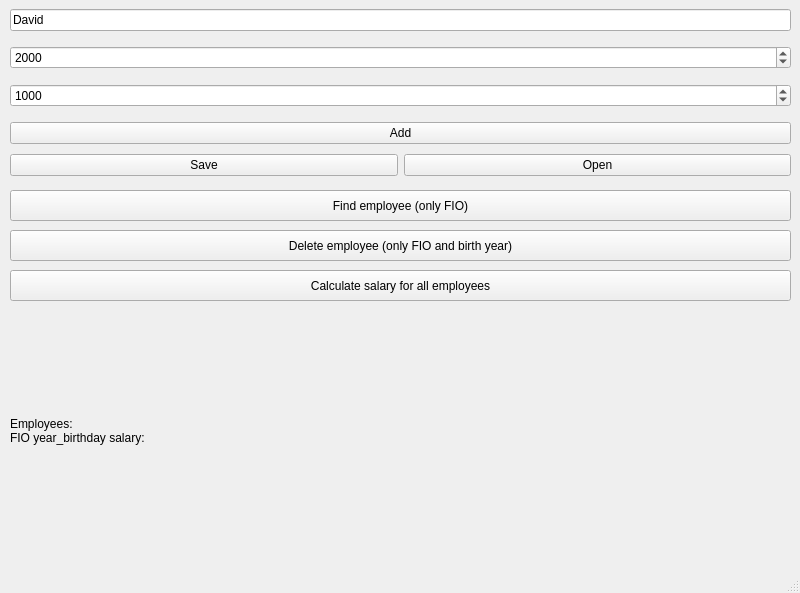
<?xml version="1.0" encoding="UTF-8"?>
<ui version="4.0">
 <class>MainWindow</class>
 <widget class="QMainWindow" name="MainWindow">
  <property name="geometry">
   <rect>
    <x>0</x>
    <y>0</y>
    <width>800</width>
    <height>593</height>
   </rect>
  </property>
  <property name="windowTitle">
   <string>MainWindow</string>
  </property>
  <widget class="QWidget" name="centralwidget">
   <widget class="QWidget" name="verticalLayoutWidget">
    <property name="geometry">
     <rect>
      <x>10</x>
      <y>0</y>
      <width>781</width>
      <height>155</height>
     </rect>
    </property>
    <layout class="QVBoxLayout" name="verticalLayout">
     <item>
      <widget class="QLineEdit" name="lineEdit_FIO">
       <property name="inputMask">
        <string/>
       </property>
       <property name="text">
        <string>David</string>
       </property>
       <property name="maxLength">
        <number>32767</number>
       </property>
       <property name="placeholderText">
        <string>FIO</string>
       </property>
      </widget>
     </item>
     <item>
      <widget class="QSpinBox" name="spinBoxYear_birthday">
       <property name="maximum">
        <number>999999999</number>
       </property>
       <property name="value">
        <number>2000</number>
       </property>
      </widget>
     </item>
     <item>
      <widget class="QSpinBox" name="spinBoxSalary">
       <property name="maximum">
        <number>999999999</number>
       </property>
       <property name="value">
        <number>1000</number>
       </property>
      </widget>
     </item>
     <item>
      <widget class="QPushButton" name="pushButtonAdd">
       <property name="text">
        <string>Add</string>
       </property>
      </widget>
     </item>
    </layout>
   </widget>
   <widget class="QLabel" name="labelMain">
    <property name="geometry">
     <rect>
      <x>10</x>
      <y>310</y>
      <width>771</width>
      <height>241</height>
     </rect>
    </property>
    <property name="text">
     <string>Employees:
FIO year_birthday salary:</string>
    </property>
   </widget>
   <widget class="QWidget" name="horizontalLayoutWidget">
    <property name="geometry">
     <rect>
      <x>10</x>
      <y>150</y>
      <width>781</width>
      <height>31</height>
     </rect>
    </property>
    <layout class="QHBoxLayout" name="horizontalLayout">
     <item>
      <widget class="QPushButton" name="pushButtonSave">
       <property name="text">
        <string>Save</string>
       </property>
      </widget>
     </item>
     <item>
      <widget class="QPushButton" name="pushButtonDownload">
       <property name="text">
        <string>Open</string>
       </property>
      </widget>
     </item>
    </layout>
   </widget>
   <widget class="QPushButton" name="pushButtonSearch">
    <property name="geometry">
     <rect>
      <x>10</x>
      <y>190</y>
      <width>781</width>
      <height>31</height>
     </rect>
    </property>
    <property name="text">
     <string>Find employee (only FIO)</string>
    </property>
   </widget>
   <widget class="QPushButton" name="pushButton">
    <property name="geometry">
     <rect>
      <x>10</x>
      <y>230</y>
      <width>781</width>
      <height>31</height>
     </rect>
    </property>
    <property name="text">
     <string>Delete employee (only FIO and birth year)</string>
    </property>
   </widget>
   <widget class="QPushButton" name="pushButtonCalculateSalary">
    <property name="geometry">
     <rect>
      <x>10</x>
      <y>270</y>
      <width>781</width>
      <height>31</height>
     </rect>
    </property>
    <property name="text">
     <string>Calculate salary for all employees</string>
    </property>
   </widget>
  </widget>
  <widget class="QMenuBar" name="menubar">
   <property name="geometry">
    <rect>
     <x>0</x>
     <y>0</y>
     <width>800</width>
     <height>21</height>
    </rect>
   </property>
  </widget>
  <widget class="QStatusBar" name="statusbar"/>
 </widget>
 <resources/>
 <connections/>
</ui>
